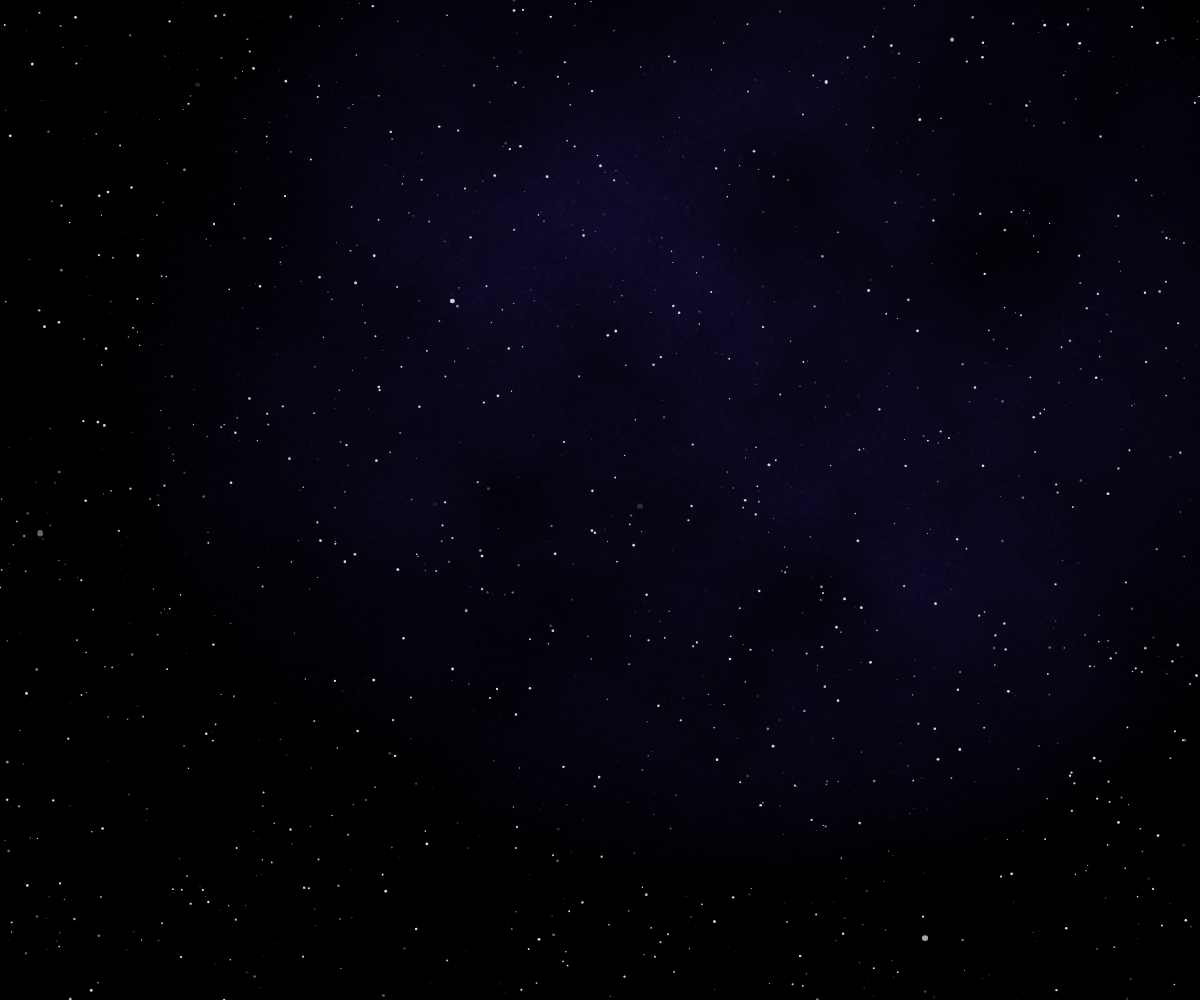
Frame 1 (no input)
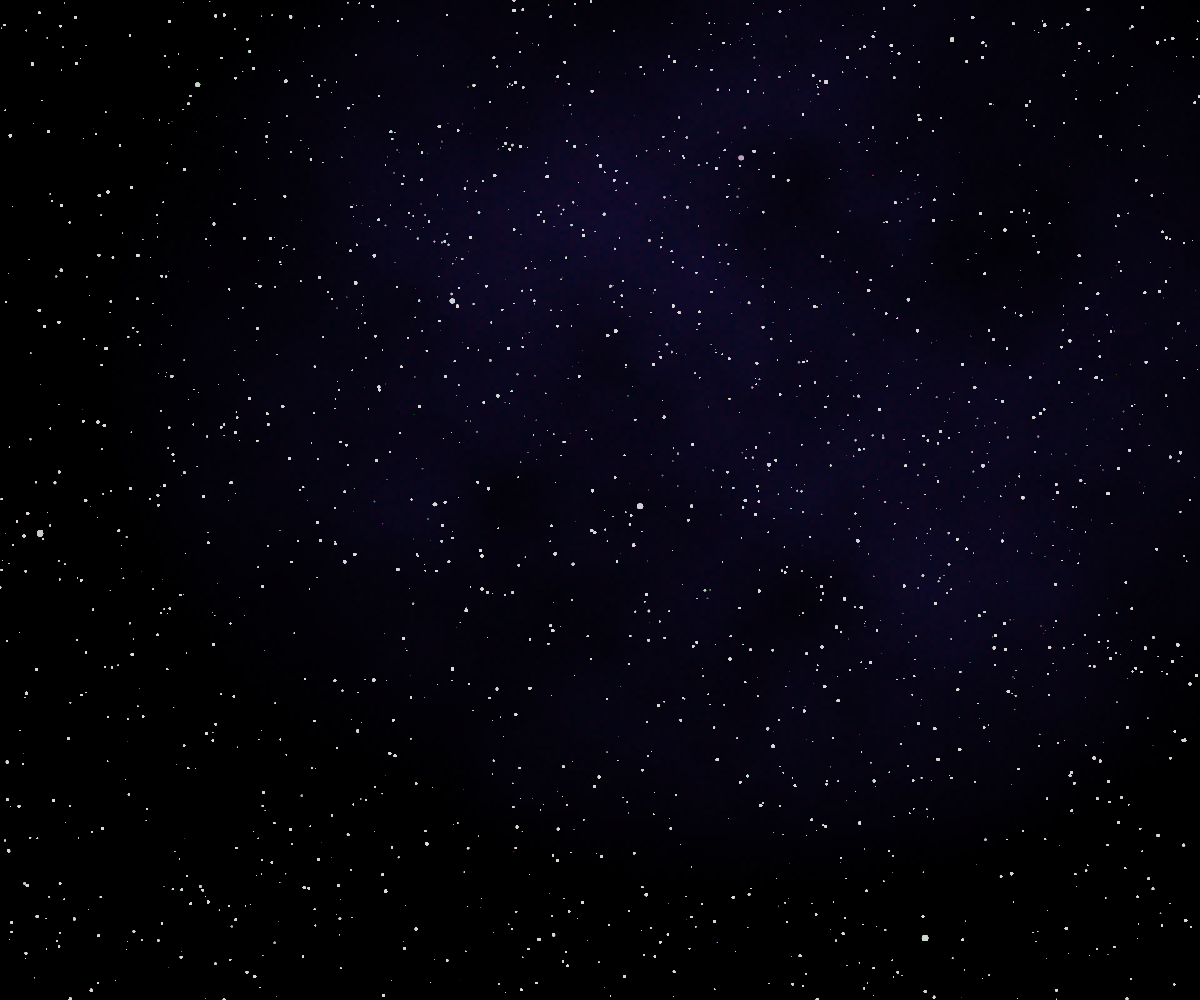
Frame 60 (no input)
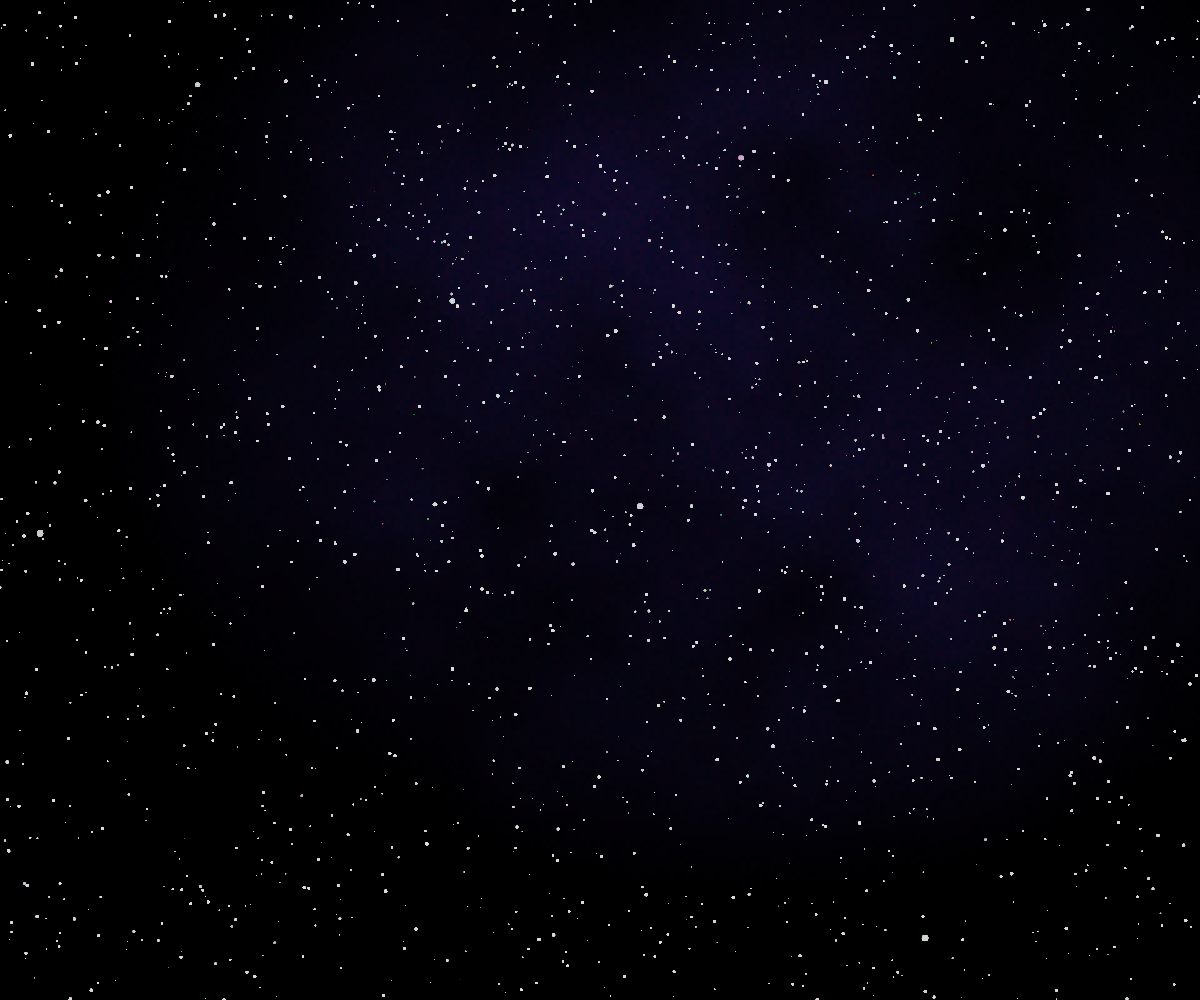
Frame 120 (the mouse pressed at the canvas centre since frame 60)

The p5.js sketch that drew these frames (run headless with seeded random() and noise() and a simulated clock; from frame 60 on, the mouse is pressed at the canvas centre):

// p5.js sketch
// ── sketch.js
let totalStars = [];




function setup() {
   
  //Canvas Setup
  frameRate(60);
  createCanvas(windowWidth, windowHeight);
  background(0);
  totalStars.push(stars);
  totalStars.push(centeredStars);
  totalStars.push(strangeStars);
  console.log(totalStars); 
  initVariables();
  drawBackground();  
  //Draw the background. Loops through x,y values and generates noise at those values. Draws small squares that
  //change in opacity based on noise * proximity to the center of the cluster.
  
}

function draw() {
  
  for(i = 0; i < numStars; i++){
    stars[i].drawStar();
  }
  for(i = 0; i < numCenteredStars; i++){
    centeredStars[i].drawStar();
  }
  for(i = 0; i < numStrangeStars; i++){
    strangeStars[i].drawStar();
  }

}


function canvasUpdate(){
  resizeCanvas(windowWidth, windowHeight);
  background(23,27,35);
}






// ── stars.js
let stars = [];
let centeredStars = [];
let strangeStars = [];

let numStars = 1975;
let numCenteredStars = 1500;
let numStrangeStars = 25;

let offset = [0,0];
let xStrength = 1;
let yStrength = 1;

let glowStrength = 0;


function initVariables(){
    //Generate offset for the background + more clustered stars.
    //x
    offset[0] = random(-350, 350);
    //y
    offset[1] = random(-250, 250);
    
    //Strength of background glow effect
    glowStrength = random(175,225);
    //How much the stretch of background effect + clustered stars is in X
    xStrength = random(1.78, 1.93);
    //How much the stretch of background effect + clustered stars is in Y
    yStrength = random(1.7, 1.85);
    
    
    //Generate the normal stars (non centered, non strange). Push to the star array
    for(let i = 0; i < numStars; i++){  
    stars.push(new star(false, false));
    }
    
    //Generate the centered stars (centered, non strange). Push to centered star array
    for(let i = 0; i < numCenteredStars; i++){
        centeredStars.push(new star(true, false));
    }
      //Generate the strange stars (non centered, strange). Push to strange star array.
    for(let i = 0; i < numStrangeStars; i++){
        strangeStars.push(new star(false, true));
    }    
}

function drawBackground(){
    for(var x = 0; x < width; x+=5){
      for(var y = 0; y < height; y += 5){
        var c = glowStrength * noise( 0.005 * x, 0.005 * y);
  
              fill(20 + random(0,20), 20, 80, c * scaledOutput(x,y));
        noStroke();
              rect(x, y, 5, 5);
      }
    }
  }

class star{
    constructor(centered, strange){
      if(strange){
  
        this.x = random(0, windowWidth);
        this.y = random(0, windowHeight);
  
        this.size = pow(random(0, 3.25), 1.5);
        this.starColor = color(random(200,225), random(200,225), random(200,225), random(0,500));
        this.XorY = (random(0,1) < .5);
        this.ecc = this.size * random(0, .2);  
  
  
      }
      
      else if(!centered){
        this.x = random(0, windowWidth);
        this.y = random(0, windowHeight);
  
        this.size = pow(random(0, 2), 1.5);
        this.starColor = color(random(210,225), random(210,225), random(210,225),random(0, 500));
        this.XorY = (random(0,1) < .5);
        this.ecc = this.size * random(0, .1);
  
      }
      else if(centered){
        this.x = ((windowWidth/2) + offset[0] + random(-(28 ** xStrength), (28 ** xStrength)));
        this.y = (windowHeight/2 + offset[1] + random(-(28 ** yStrength), (28 ** yStrength)));
  
        this.size = pow(random(0, 2), 1.5);
        this.starColor = color(random(210,225), random(210,225), random(210,225), 225 * (scaledOutput(this.x,this.y) * noise( 0.005 * this.x, 0.005 * this.y))**4);
        this.XorY = (random(0,1) < .5);
        this.ecc = this.size * random(0, .1);
  
      }
    }
  
  
    drawStar(){
      fill(this.starColor);
      noStroke();
      if(this.XorY == true){
        ellipse(this.x,this.y, this.size + this.ecc, this.size);
      }
      else{
        ellipse(this.x,this.y, this.size, this.size + this.ecc);
      }
    
    }
  }
  

//Return 1 near center of the offset, and slowly scale down to 0.
function scaledOutput(x, y){
    let value = -(((x - (width/2) - offset[0])**2)/width**xStrength + ((y-(height/2) - offset[1])**2)/height**yStrength) + 1;
    return value; 
}
